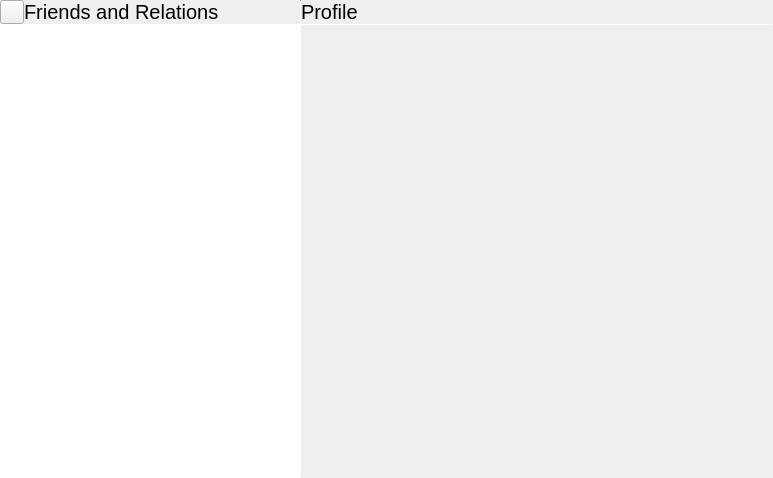
<?xml version="1.0" encoding="UTF-8"?>
<ui version="4.0">
 <class>FriendsDialog</class>
 <widget class="QWidget" name="FriendsDialog">
  <property name="enabled">
   <bool>true</bool>
  </property>
  <property name="geometry">
   <rect>
    <x>0</x>
    <y>0</y>
    <width>773</width>
    <height>478</height>
   </rect>
  </property>
  <property name="windowTitle">
   <string>Form</string>
  </property>
  <layout class="QVBoxLayout" name="verticalLayout">
   <property name="spacing">
    <number>0</number>
   </property>
   <property name="leftMargin">
    <number>0</number>
   </property>
   <property name="topMargin">
    <number>0</number>
   </property>
   <property name="rightMargin">
    <number>0</number>
   </property>
   <property name="bottomMargin">
    <number>0</number>
   </property>
   <item>
    <widget class="QStackedWidget" name="mainStack">
     <property name="currentIndex">
      <number>0</number>
     </property>
     <widget class="QWidget" name="mainPage">
      <layout class="QVBoxLayout" name="verticalLayout_5">
       <property name="spacing">
        <number>0</number>
       </property>
       <property name="leftMargin">
        <number>0</number>
       </property>
       <property name="topMargin">
        <number>0</number>
       </property>
       <property name="rightMargin">
        <number>0</number>
       </property>
       <property name="bottomMargin">
        <number>0</number>
       </property>
       <item>
        <layout class="QHBoxLayout" name="horizontalLayout_2">
         <property name="spacing">
          <number>0</number>
         </property>
         <item>
          <widget class="QWidget" name="leftWidget" native="true">
           <property name="maximumSize">
            <size>
             <width>300</width>
             <height>16777215</height>
            </size>
           </property>
           <layout class="QVBoxLayout" name="verticalLayout_2">
            <property name="spacing">
             <number>0</number>
            </property>
            <property name="leftMargin">
             <number>0</number>
            </property>
            <property name="topMargin">
             <number>0</number>
            </property>
            <property name="rightMargin">
             <number>0</number>
            </property>
            <property name="bottomMargin">
             <number>0</number>
            </property>
            <item>
             <layout class="QHBoxLayout" name="horizontalLayout">
              <property name="spacing">
               <number>0</number>
              </property>
              <item>
               <widget class="QToolButton" name="backButton">
                <property name="sizePolicy">
                 <sizepolicy hsizetype="Preferred" vsizetype="Preferred">
                  <horstretch>0</horstretch>
                  <verstretch>0</verstretch>
                 </sizepolicy>
                </property>
                <property name="text">
                 <string/>
                </property>
                <property name="icon">
                 <iconset theme="go-previous">
                  <normaloff>../../theShell/statuscenter/PulseaudioPane</normaloff>../../theShell/statuscenter/PulseaudioPane</iconset>
                </property>
               </widget>
              </item>
              <item>
               <widget class="QLabel" name="label">
                <property name="sizePolicy">
                 <sizepolicy hsizetype="Expanding" vsizetype="Preferred">
                  <horstretch>0</horstretch>
                  <verstretch>0</verstretch>
                 </sizepolicy>
                </property>
                <property name="font">
                 <font>
                  <pointsize>15</pointsize>
                 </font>
                </property>
                <property name="text">
                 <string>Friends and Relations</string>
                </property>
                <property name="margin">
                 <number>9</number>
                </property>
               </widget>
              </item>
             </layout>
            </item>
            <item>
             <widget class="Line" name="line">
              <property name="maximumSize">
               <size>
                <width>16777215</width>
                <height>1</height>
               </size>
              </property>
              <property name="orientation">
               <enum>Qt::Horizontal</enum>
              </property>
             </widget>
            </item>
            <item>
             <widget class="QListView" name="friendsList">
              <property name="frameShape">
               <enum>QFrame::NoFrame</enum>
              </property>
             </widget>
            </item>
           </layout>
          </widget>
         </item>
         <item>
          <widget class="Line" name="line_2">
           <property name="maximumSize">
            <size>
             <width>1</width>
             <height>16777215</height>
            </size>
           </property>
           <property name="orientation">
            <enum>Qt::Vertical</enum>
           </property>
          </widget>
         </item>
         <item>
          <widget class="QStackedWidget" name="stackedWidget">
           <property name="currentIndex">
            <number>0</number>
           </property>
           <widget class="QWidget" name="profilePage">
            <layout class="QVBoxLayout" name="verticalLayout_4">
             <property name="spacing">
              <number>0</number>
             </property>
             <property name="leftMargin">
              <number>0</number>
             </property>
             <property name="topMargin">
              <number>0</number>
             </property>
             <property name="rightMargin">
              <number>0</number>
             </property>
             <property name="bottomMargin">
              <number>0</number>
             </property>
             <item>
              <widget class="QLabel" name="profilePageTitle">
               <property name="font">
                <font>
                 <pointsize>15</pointsize>
                </font>
               </property>
               <property name="text">
                <string notr="true">Profile</string>
               </property>
               <property name="margin">
                <number>9</number>
               </property>
              </widget>
             </item>
             <item>
              <widget class="Line" name="line_4">
               <property name="maximumSize">
                <size>
                 <width>16777215</width>
                 <height>1</height>
                </size>
               </property>
               <property name="orientation">
                <enum>Qt::Horizontal</enum>
               </property>
              </widget>
             </item>
             <item>
              <spacer name="verticalSpacer_2">
               <property name="orientation">
                <enum>Qt::Vertical</enum>
               </property>
               <property name="sizeHint" stdset="0">
                <size>
                 <width>20</width>
                 <height>225</height>
                </size>
               </property>
              </spacer>
             </item>
            </layout>
           </widget>
           <widget class="QWidget" name="addFriendPage">
            <layout class="QVBoxLayout" name="verticalLayout_3">
             <property name="spacing">
              <number>0</number>
             </property>
             <property name="leftMargin">
              <number>0</number>
             </property>
             <property name="topMargin">
              <number>0</number>
             </property>
             <property name="rightMargin">
              <number>0</number>
             </property>
             <property name="bottomMargin">
              <number>0</number>
             </property>
             <item>
              <widget class="QLabel" name="label_2">
               <property name="font">
                <font>
                 <pointsize>15</pointsize>
                </font>
               </property>
               <property name="text">
                <string>Add Friend</string>
               </property>
               <property name="margin">
                <number>9</number>
               </property>
              </widget>
             </item>
             <item>
              <widget class="Line" name="line_3">
               <property name="maximumSize">
                <size>
                 <width>16777215</width>
                 <height>1</height>
                </size>
               </property>
               <property name="orientation">
                <enum>Qt::Horizontal</enum>
               </property>
              </widget>
             </item>
             <item>
              <widget class="QLabel" name="label_3">
               <property name="text">
                <string>You can send a friend request to someone by entering their username.</string>
               </property>
               <property name="margin">
                <number>9</number>
               </property>
              </widget>
             </item>
             <item>
              <widget class="FocusBarrier" name="focusBarrier">
               <property name="text">
                <string notr="true">Barrier</string>
               </property>
              </widget>
             </item>
             <item>
              <widget class="QPushButton" name="addFriendByUsernameButton">
               <property name="text">
                <string>Add Friend by Username</string>
               </property>
              </widget>
             </item>
             <item>
              <widget class="FocusBarrier" name="focusBarrier_2">
               <property name="text">
                <string notr="true">Barrier</string>
               </property>
              </widget>
             </item>
             <item>
              <spacer name="verticalSpacer">
               <property name="orientation">
                <enum>Qt::Vertical</enum>
               </property>
               <property name="sizeHint" stdset="0">
                <size>
                 <width>20</width>
                 <height>40</height>
                </size>
               </property>
              </spacer>
             </item>
            </layout>
           </widget>
           <widget class="FriendPage" name="friendPage"/>
          </widget>
         </item>
        </layout>
       </item>
       <item>
        <widget class="GamepadHud" name="gamepadHud" native="true"/>
       </item>
      </layout>
     </widget>
     <widget class="QWidget" name="loaderPage">
      <layout class="QGridLayout" name="gridLayout">
       <item row="0" column="1">
        <spacer name="verticalSpacer_3">
         <property name="orientation">
          <enum>Qt::Vertical</enum>
         </property>
         <property name="sizeHint" stdset="0">
          <size>
           <width>20</width>
           <height>210</height>
          </size>
         </property>
        </spacer>
       </item>
       <item row="1" column="0">
        <spacer name="horizontalSpacer">
         <property name="orientation">
          <enum>Qt::Horizontal</enum>
         </property>
         <property name="sizeHint" stdset="0">
          <size>
           <width>357</width>
           <height>20</height>
          </size>
         </property>
        </spacer>
       </item>
       <item row="1" column="1">
        <widget class="tCircularSpinner" name="widget" native="true"/>
       </item>
       <item row="1" column="2">
        <spacer name="horizontalSpacer_2">
         <property name="orientation">
          <enum>Qt::Horizontal</enum>
         </property>
         <property name="sizeHint" stdset="0">
          <size>
           <width>357</width>
           <height>20</height>
          </size>
         </property>
        </spacer>
       </item>
       <item row="2" column="1">
        <spacer name="verticalSpacer_4">
         <property name="orientation">
          <enum>Qt::Vertical</enum>
         </property>
         <property name="sizeHint" stdset="0">
          <size>
           <width>20</width>
           <height>209</height>
          </size>
         </property>
        </spacer>
       </item>
      </layout>
     </widget>
    </widget>
   </item>
  </layout>
 </widget>
 <customwidgets>
  <customwidget>
   <class>GamepadHud</class>
   <extends>QWidget</extends>
   <header location="global">gamepadhud.h</header>
   <container>1</container>
  </customwidget>
  <customwidget>
   <class>FocusBarrier</class>
   <extends>QPushButton</extends>
   <header location="global">focusbarrier.h</header>
  </customwidget>
  <customwidget>
   <class>FriendPage</class>
   <extends>QWidget</extends>
   <header>private/friendpage.h</header>
   <container>1</container>
  </customwidget>
  <customwidget>
   <class>tCircularSpinner</class>
   <extends>QWidget</extends>
   <header location="global">tcircularspinner.h</header>
   <container>1</container>
  </customwidget>
 </customwidgets>
 <tabstops>
  <tabstop>friendsList</tabstop>
  <tabstop>focusBarrier</tabstop>
  <tabstop>addFriendByUsernameButton</tabstop>
  <tabstop>focusBarrier_2</tabstop>
  <tabstop>backButton</tabstop>
 </tabstops>
 <resources/>
 <connections/>
</ui>
